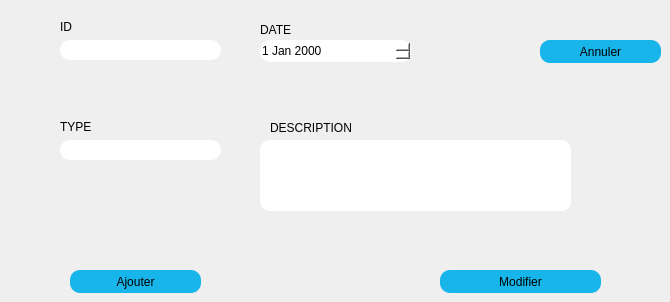
      <widget class="QWidget" name="tab_15">
       <attribute name="title">
        <string>Ajouter et Modifier une Reclamation </string>
       </attribute>
       <widget class="QLineEdit" name="ID">
        <property name="geometry">
         <rect>
          <x>60</x>
          <y>40</y>
          <width>161</width>
          <height>20</height>
         </rect>
        </property>
        <property name="palette">
         <palette>
          <active>
           <colorrole role="Button">
            <brush brushstyle="SolidPattern">
             <color alpha="255">
              <red>255</red>
              <green>255</green>
              <blue>255</blue>
             </color>
            </brush>
           </colorrole>
           <colorrole role="Base">
            <brush brushstyle="SolidPattern">
             <color alpha="255">
              <red>255</red>
              <green>255</green>
              <blue>255</blue>
             </color>
            </brush>
           </colorrole>
           <colorrole role="Window">
            <brush brushstyle="SolidPattern">
             <color alpha="255">
              <red>255</red>
              <green>255</green>
              <blue>255</blue>
             </color>
            </brush>
           </colorrole>
           <colorrole role="Highlight">
            <brush brushstyle="SolidPattern">
             <color alpha="255">
              <red>5</red>
              <green>37</green>
              <blue>215</blue>
             </color>
            </brush>
           </colorrole>
          </active>
          <inactive>
           <colorrole role="Button">
            <brush brushstyle="SolidPattern">
             <color alpha="255">
              <red>255</red>
              <green>255</green>
              <blue>255</blue>
             </color>
            </brush>
           </colorrole>
           <colorrole role="Base">
            <brush brushstyle="SolidPattern">
             <color alpha="255">
              <red>255</red>
              <green>255</green>
              <blue>255</blue>
             </color>
            </brush>
           </colorrole>
           <colorrole role="Window">
            <brush brushstyle="SolidPattern">
             <color alpha="255">
              <red>255</red>
              <green>255</green>
              <blue>255</blue>
             </color>
            </brush>
           </colorrole>
           <colorrole role="Highlight">
            <brush brushstyle="SolidPattern">
             <color alpha="255">
              <red>5</red>
              <green>37</green>
              <blue>215</blue>
             </color>
            </brush>
           </colorrole>
          </inactive>
          <disabled>
           <colorrole role="Button">
            <brush brushstyle="SolidPattern">
             <color alpha="255">
              <red>255</red>
              <green>255</green>
              <blue>255</blue>
             </color>
            </brush>
           </colorrole>
           <colorrole role="Base">
            <brush brushstyle="SolidPattern">
             <color alpha="255">
              <red>255</red>
              <green>255</green>
              <blue>255</blue>
             </color>
            </brush>
           </colorrole>
           <colorrole role="Window">
            <brush brushstyle="SolidPattern">
             <color alpha="255">
              <red>255</red>
              <green>255</green>
              <blue>255</blue>
             </color>
            </brush>
           </colorrole>
           <colorrole role="Highlight">
            <brush brushstyle="SolidPattern">
             <color alpha="255">
              <red>0</red>
              <green>120</green>
              <blue>215</blue>
             </color>
            </brush>
           </colorrole>
          </disabled>
         </palette>
        </property>
        <property name="styleSheet">
         <string notr="true">                                      border-radius: 10px;
background-color: rgb(255, 255, 255);

font: 9pt &quot;MS Reference Sans Serif&quot;;background-color: rgb(255, 255, 255);</string>
        </property>
       </widget>
       <widget class="QPushButton" name="btnAjouter">
        <property name="geometry">
         <rect>
          <x>70</x>
          <y>270</y>
          <width>131</width>
          <height>23</height>
         </rect>
        </property>
        <property name="styleSheet">
         <string notr="true">                                         border-radius: 10px;
background-color: rgb(23, 181, 234);
                                        
font: 9pt &quot;MS Reference Sans Serif&quot;;font: 10pt &quot;MS Shell Dlg 2&quot;;</string>
        </property>
        <property name="text">
         <string>Ajouter</string>
        </property>
       </widget>
       <widget class="QPlainTextEdit" name="DESCRIPTION">
        <property name="geometry">
         <rect>
          <x>260</x>
          <y>140</y>
          <width>311</width>
          <height>71</height>
         </rect>
        </property>
        <property name="styleSheet">
         <string notr="true">                                      border-radius: 10px;
background-color: rgb(255, 255, 255);

font: 9pt &quot;MS Reference Sans Serif&quot;;background-color: rgb(255, 255, 255);</string>
        </property>
       </widget>
       <widget class="QLabel" name="label_31">
        <property name="geometry">
         <rect>
          <x>60</x>
          <y>20</y>
          <width>47</width>
          <height>13</height>
         </rect>
        </property>
        <property name="text">
         <string>ID</string>
        </property>
       </widget>
       <widget class="QLabel" name="label_32">
        <property name="geometry">
         <rect>
          <x>270</x>
          <y>120</y>
          <width>101</width>
          <height>16</height>
         </rect>
        </property>
        <property name="text">
         <string>DESCRIPTION</string>
        </property>
       </widget>
       <widget class="QPushButton" name="Modifier">
        <property name="geometry">
         <rect>
          <x>440</x>
          <y>270</y>
          <width>161</width>
          <height>23</height>
         </rect>
        </property>
        <property name="styleSheet">
         <string notr="true">                                         border-radius: 10px;
background-color: rgb(23, 181, 234);
                                        
font: 9pt &quot;MS Reference Sans Serif&quot;;font: 10pt &quot;MS Shell Dlg 2&quot;;</string>
        </property>
        <property name="text">
         <string>Modifier</string>
        </property>
       </widget>
       <widget class="QLineEdit" name="TYPE">
        <property name="geometry">
         <rect>
          <x>60</x>
          <y>140</y>
          <width>161</width>
          <height>20</height>
         </rect>
        </property>
        <property name="styleSheet">
         <string notr="true">                                      border-radius: 10px;
background-color: rgb(255, 255, 255);

font: 9pt &quot;MS Reference Sans Serif&quot;;background-color: rgb(255, 255, 255);</string>
        </property>
       </widget>
       <widget class="QLabel" name="label_33">
        <property name="geometry">
         <rect>
          <x>260</x>
          <y>20</y>
          <width>47</width>
          <height>20</height>
         </rect>
        </property>
        <property name="text">
         <string>DATE</string>
        </property>
       </widget>
       <widget class="QDateEdit" name="DATE">
        <property name="geometry">
         <rect>
          <x>260</x>
          <y>40</y>
          <width>151</width>
          <height>22</height>
         </rect>
        </property>
        <property name="styleSheet">
         <string notr="true">                                      border-radius: 10px;
background-color: rgb(255, 255, 255);

font: 9pt &quot;MS Reference Sans Serif&quot;;background-color: rgb(255, 255, 255);</string>
        </property>
       </widget>
       <widget class="QLabel" name="label_34">
        <property name="geometry">
         <rect>
          <x>60</x>
          <y>120</y>
          <width>47</width>
          <height>13</height>
         </rect>
        </property>
        <property name="text">
         <string>TYPE</string>
        </property>
       </widget>
       <widget class="QPushButton" name="pushButton_13">
        <property name="geometry">
         <rect>
          <x>540</x>
          <y>40</y>
          <width>121</width>
          <height>23</height>
         </rect>
        </property>
        <property name="styleSheet">
         <string notr="true">                                         border-radius: 10px;
background-color: rgb(23, 181, 234);
                                        
font: 9pt &quot;MS Reference Sans Serif&quot;;</string>
        </property>
        <property name="text">
         <string>Annuler</string>
        </property>
       </widget>
      </widget>
